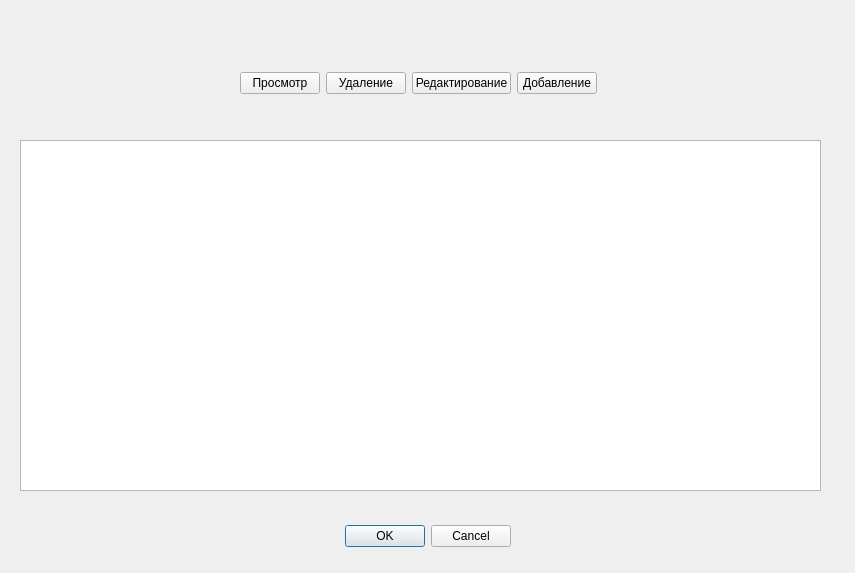
<?xml version="1.0" encoding="UTF-8"?>
<ui version="4.0">
 <class>glavnaya</class>
 <widget class="QDialog" name="glavnaya">
  <property name="geometry">
   <rect>
    <x>0</x>
    <y>0</y>
    <width>855</width>
    <height>573</height>
   </rect>
  </property>
  <property name="windowTitle">
   <string>Dialog</string>
  </property>
  <widget class="QDialogButtonBox" name="buttonBox">
   <property name="geometry">
    <rect>
     <x>170</x>
     <y>520</y>
     <width>341</width>
     <height>32</height>
    </rect>
   </property>
   <property name="orientation">
    <enum>Qt::Horizontal</enum>
   </property>
   <property name="standardButtons">
    <set>QDialogButtonBox::Cancel|QDialogButtonBox::Ok</set>
   </property>
  </widget>
  <widget class="QTableWidget" name="tableWidget">
   <property name="geometry">
    <rect>
     <x>20</x>
     <y>140</y>
     <width>801</width>
     <height>351</height>
    </rect>
   </property>
  </widget>
  <widget class="QWidget" name="">
   <property name="geometry">
    <rect>
     <x>240</x>
     <y>70</y>
     <width>357</width>
     <height>26</height>
    </rect>
   </property>
   <layout class="QGridLayout" name="gridLayout">
    <item row="0" column="0">
     <widget class="QPushButton" name="View">
      <property name="text">
       <string>Просмотр</string>
      </property>
     </widget>
    </item>
    <item row="0" column="1">
     <widget class="QPushButton" name="Delete">
      <property name="text">
       <string>Удаление</string>
      </property>
     </widget>
    </item>
    <item row="0" column="2">
     <widget class="QPushButton" name="Edit">
      <property name="text">
       <string>Редактирование</string>
      </property>
     </widget>
    </item>
    <item row="0" column="3">
     <widget class="QPushButton" name="Add">
      <property name="text">
       <string>Добавление</string>
      </property>
     </widget>
    </item>
   </layout>
  </widget>
 </widget>
 <resources/>
 <connections>
  <connection>
   <sender>buttonBox</sender>
   <signal>accepted()</signal>
   <receiver>glavnaya</receiver>
   <slot>accept()</slot>
   <hints>
    <hint type="sourcelabel">
     <x>248</x>
     <y>254</y>
    </hint>
    <hint type="destinationlabel">
     <x>157</x>
     <y>274</y>
    </hint>
   </hints>
  </connection>
  <connection>
   <sender>buttonBox</sender>
   <signal>rejected()</signal>
   <receiver>glavnaya</receiver>
   <slot>reject()</slot>
   <hints>
    <hint type="sourcelabel">
     <x>316</x>
     <y>260</y>
    </hint>
    <hint type="destinationlabel">
     <x>286</x>
     <y>274</y>
    </hint>
   </hints>
  </connection>
 </connections>
</ui>
